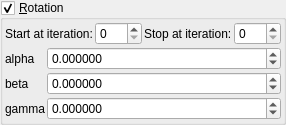
    <widget class="MyGroupBox" name="groupCheck_transf_function_enabledR_false">
     <property name="title">
      <string>&amp;Rotation</string>
     </property>
     <property name="checkable">
      <bool>true</bool>
     </property>
     <layout class="QVBoxLayout" name="verticalLayout_9" stretch="0,0">
      <property name="spacing">
       <number>2</number>
      </property>
      <property name="leftMargin">
       <number>2</number>
      </property>
      <property name="topMargin">
       <number>2</number>
      </property>
      <property name="rightMargin">
       <number>2</number>
      </property>
      <property name="bottomMargin">
       <number>2</number>
      </property>
      <item>
       <layout class="QGridLayout" name="gridLayout_62">
        <property name="spacing">
         <number>2</number>
        </property>
        <item row="1" column="2">
         <widget class="QLabel" name="label_247">
          <property name="text">
           <string>Stop at iteration:</string>
          </property>
         </widget>
        </item>
        <item row="1" column="3">
         <widget class="MySpinBox" name="spinboxInt_transf_stop_iterations_R">
          <property name="sizePolicy">
           <sizepolicy hsizetype="Minimum" vsizetype="Maximum">
            <horstretch>0</horstretch>
            <verstretch>0</verstretch>
           </sizepolicy>
          </property>
          <property name="maximum">
           <number>999</number>
          </property>
         </widget>
        </item>
        <item row="1" column="0">
         <widget class="QLabel" name="label_246">
          <property name="text">
           <string>Start at iteration:</string>
          </property>
         </widget>
        </item>
        <item row="1" column="1">
         <widget class="MySpinBox" name="spinboxInt_transf_start_iterations_R">
          <property name="sizePolicy">
           <sizepolicy hsizetype="Minimum" vsizetype="Maximum">
            <horstretch>0</horstretch>
            <verstretch>0</verstretch>
           </sizepolicy>
          </property>
          <property name="maximum">
           <number>999</number>
          </property>
         </widget>
        </item>
       </layout>
      </item>
      <item>
       <layout class="QGridLayout" name="gridLayout_11" columnstretch="0,1">
        <property name="spacing">
         <number>2</number>
        </property>
        <item row="1" column="0">
         <widget class="QLabel" name="label_35">
          <property name="text">
           <string notr="true">alpha</string>
          </property>
         </widget>
        </item>
        <item row="2" column="1">
         <widget class="MyDoubleSpinBox" name="spinboxd3_transf_rotation_y">
          <property name="sizePolicy">
           <sizepolicy hsizetype="Minimum" vsizetype="Maximum">
            <horstretch>0</horstretch>
            <verstretch>0</verstretch>
           </sizepolicy>
          </property>
          <property name="prefix">
           <string/>
          </property>
          <property name="suffix">
           <string/>
          </property>
          <property name="decimals">
           <number>6</number>
          </property>
          <property name="minimum">
           <double>-36000.000000000000000</double>
          </property>
          <property name="maximum">
           <double>36000.000000000000000</double>
          </property>
          <property name="singleStep">
           <double>1.000000000000000</double>
          </property>
         </widget>
        </item>
        <item row="1" column="1">
         <widget class="MyDoubleSpinBox" name="spinboxd3_transf_rotation_x">
          <property name="sizePolicy">
           <sizepolicy hsizetype="Minimum" vsizetype="Maximum">
            <horstretch>0</horstretch>
            <verstretch>0</verstretch>
           </sizepolicy>
          </property>
          <property name="prefix">
           <string/>
          </property>
          <property name="suffix">
           <string/>
          </property>
          <property name="decimals">
           <number>6</number>
          </property>
          <property name="minimum">
           <double>-36000.000000000000000</double>
          </property>
          <property name="maximum">
           <double>36000.000000000000000</double>
          </property>
          <property name="singleStep">
           <double>1.000000000000000</double>
          </property>
         </widget>
        </item>
        <item row="3" column="1">
         <widget class="MyDoubleSpinBox" name="spinboxd3_transf_rotation_z">
          <property name="sizePolicy">
           <sizepolicy hsizetype="Minimum" vsizetype="Maximum">
            <horstretch>0</horstretch>
            <verstretch>0</verstretch>
           </sizepolicy>
          </property>
          <property name="prefix">
           <string/>
          </property>
          <property name="suffix">
           <string/>
          </property>
          <property name="decimals">
           <number>6</number>
          </property>
          <property name="minimum">
           <double>-36000.000000000000000</double>
          </property>
          <property name="maximum">
           <double>36000.000000000000000</double>
          </property>
          <property name="singleStep">
           <double>1.000000000000000</double>
          </property>
         </widget>
        </item>
        <item row="3" column="0">
         <widget class="QLabel" name="label_36">
          <property name="text">
           <string notr="true">gamma</string>
          </property>
         </widget>
        </item>
        <item row="2" column="0">
         <widget class="QLabel" name="label_34">
          <property name="text">
           <string notr="true">beta</string>
          </property>
         </widget>
        </item>
       </layout>
      </item>
     </layout>
    </widget>
